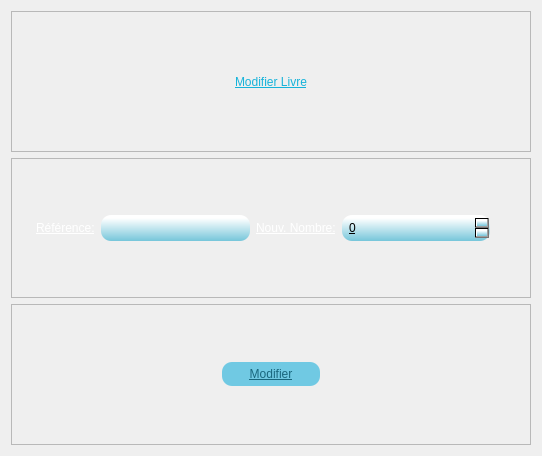
<?xml version="1.0" encoding="UTF-8"?>
<ui version="4.0">
 <class>Dialog</class>
 <widget class="QDialog" name="Dialog">
  <property name="geometry">
   <rect>
    <x>0</x>
    <y>0</y>
    <width>542</width>
    <height>456</height>
   </rect>
  </property>
  <property name="windowTitle">
   <string>Dialog</string>
  </property>
  <property name="styleSheet">
   <string notr="true">background-image: url(b.png);</string>
  </property>
  <layout class="QVBoxLayout" name="verticalLayout">
   <item>
    <widget class="QFrame" name="frame">
     <property name="frameShape">
      <enum>QFrame::StyledPanel</enum>
     </property>
     <property name="frameShadow">
      <enum>QFrame::Raised</enum>
     </property>
     <layout class="QHBoxLayout" name="horizontalLayout">
      <item alignment="Qt::AlignHCenter">
       <widget class="QLabel" name="label">
        <property name="styleSheet">
         <string notr="true">font: 18pt &quot;Bauhaus 93&quot;;
text-decoration: underline;
color: qlineargradient(spread:pad, x1:1, y1:1, x2:1, y2:0.12, stop:0 rgba(22, 179, 218, 255), stop:1 rgba(255, 255, 255, 255));</string>
        </property>
        <property name="text">
         <string>Modifier Livre</string>
        </property>
       </widget>
      </item>
     </layout>
    </widget>
   </item>
   <item>
    <widget class="QFrame" name="frame_2">
     <property name="frameShape">
      <enum>QFrame::StyledPanel</enum>
     </property>
     <property name="frameShadow">
      <enum>QFrame::Raised</enum>
     </property>
     <layout class="QHBoxLayout" name="horizontalLayout_2" stretch="1,2,1,2">
      <property name="rightMargin">
       <number>40</number>
      </property>
      <item alignment="Qt::AlignRight">
       <widget class="QLabel" name="label_2">
        <property name="styleSheet">
         <string notr="true">font: 16pt &quot;Gloucester MT Extra Condensed&quot;;
color: rgb(255, 255, 255);
text-decoration: underline;</string>
        </property>
        <property name="text">
         <string>Référence:</string>
        </property>
       </widget>
      </item>
      <item>
       <widget class="QLineEdit" name="lineEdit_2">
        <property name="styleSheet">
         <string notr="true">font: bold 12px/25px Arial, sans-serif;  
border-radius: 10px;
color: rgb(0, 0, 0);

background-color: qlineargradient(spread:pad, x1:1, y1:1, x2:1, y2:0.12, stop:0 rgba(118, 198, 218, 255), stop:1 rgba(255, 255, 255, 255));

padding:5;
font: 11pt &quot;Malgun Gothic&quot;;
text-decoration: underline;</string>
        </property>
       </widget>
      </item>
      <item alignment="Qt::AlignRight">
       <widget class="QLabel" name="label_3">
        <property name="styleSheet">
         <string notr="true">font: 16pt &quot;Gloucester MT Extra Condensed&quot;;
color: rgb(255, 255, 255);
text-decoration: underline;</string>
        </property>
        <property name="text">
         <string>Nouv. Nombre:</string>
        </property>
       </widget>
      </item>
      <item>
       <widget class="QSpinBox" name="spinBox">
        <property name="cursor">
         <cursorShape>CrossCursor</cursorShape>
        </property>
        <property name="styleSheet">
         <string notr="true">font: bold 12px/25px Arial, sans-serif;  
border-radius: 10px;
color: rgb(0, 0, 0);

background-color: qlineargradient(spread:pad, x1:1, y1:1, x2:1, y2:0.12, stop:0 rgba(118, 198, 218, 255), stop:1 rgba(255, 255, 255, 255));

padding:5;
font: 9pt &quot;Malgun Gothic&quot;;
text-decoration: underline;</string>
        </property>
        <property name="maximum">
         <number>999</number>
        </property>
       </widget>
      </item>
     </layout>
    </widget>
   </item>
   <item>
    <widget class="QFrame" name="frame_3">
     <property name="frameShape">
      <enum>QFrame::StyledPanel</enum>
     </property>
     <property name="frameShadow">
      <enum>QFrame::Raised</enum>
     </property>
     <layout class="QHBoxLayout" name="horizontalLayout_3">
      <property name="leftMargin">
       <number>200</number>
      </property>
      <property name="rightMargin">
       <number>200</number>
      </property>
      <item>
       <widget class="QPushButton" name="pushButton">
        <property name="cursor">
         <cursorShape>PointingHandCursor</cursorShape>
        </property>
        <property name="styleSheet">
         <string notr="true">  margin: 10px;
font: bold 12px/25px Arial, sans-serif;  
border-radius: 10px;
color: #19667d;
background: #70c9e3;
padding:5;
font: 14pt &quot;Impact&quot;;
text-decoration: underline;</string>
        </property>
        <property name="text">
         <string>Modifier</string>
        </property>
       </widget>
      </item>
     </layout>
    </widget>
   </item>
  </layout>
 </widget>
 <resources>
  <include location="../../../images/test.qrc"/>
 </resources>
 <connections/>
</ui>
